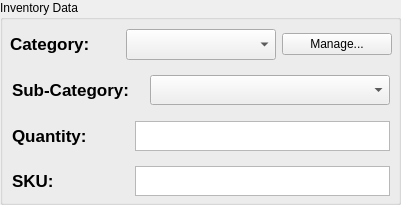
                      <widget class="QGroupBox" name="inventory_group_box">
                       <property name="title">
                        <string>Inventory Data</string>
                       </property>
                       <widget class="QWidget" name="verticalLayoutWidget_9">
                        <property name="geometry">
                         <rect>
                          <x>10</x>
                          <y>29</y>
                          <width>382</width>
                          <height>167</height>
                         </rect>
                        </property>
                        <layout class="QVBoxLayout" name="verticalLayout_10">
                         <item>
                          <layout class="QHBoxLayout" name="horizontalLayout_6">
                           <item>
                            <layout class="QHBoxLayout" name="category_hor_layout">
                             <item>
                              <widget class="QLabel" name="category_label">
                               <property name="maximumSize">
                                <size>
                                 <width>115</width>
                                 <height>30</height>
                                </size>
                               </property>
                               <property name="font">
                                <font>
                                 <pointsize>13</pointsize>
                                 <weight>75</weight>
                                 <bold>true</bold>
                                </font>
                               </property>
                               <property name="text">
                                <string>Category:</string>
                               </property>
                              </widget>
                             </item>
                             <item>
                              <widget class="QComboBox" name="category_combo_box">
                               <property name="minimumSize">
                                <size>
                                 <width>150</width>
                                 <height>0</height>
                                </size>
                               </property>
                               <property name="maximumSize">
                                <size>
                                 <width>200</width>
                                 <height>16777215</height>
                                </size>
                               </property>
                               <property name="font">
                                <font>
                                 <pointsize>14</pointsize>
                                </font>
                               </property>
                              </widget>
                             </item>
                             <item>
                              <widget class="QPushButton" name="manage_category_button">
                               <property name="text">
                                <string>Manage...</string>
                               </property>
                              </widget>
                             </item>
                            </layout>
                           </item>
                          </layout>
                         </item>
                         <item>
                          <spacer name="verticalSpacer_11">
                           <property name="orientation">
                            <enum>Qt::Vertical</enum>
                           </property>
                           <property name="sizeHint" stdset="0">
                            <size>
                             <width>20</width>
                             <height>40</height>
                            </size>
                           </property>
                          </spacer>
                         </item>
                         <item>
                          <layout class="QHBoxLayout" name="category_hor_layout_4">
                           <item>
                            <widget class="QLabel" name="sub_category_label">
                             <property name="maximumSize">
                              <size>
                               <width>130</width>
                               <height>30</height>
                              </size>
                             </property>
                             <property name="font">
                              <font>
                               <pointsize>13</pointsize>
                               <weight>75</weight>
                               <bold>true</bold>
                              </font>
                             </property>
                             <property name="text">
                              <string>Sub-Category:</string>
                             </property>
                            </widget>
                           </item>
                           <item>
                            <widget class="QComboBox" name="sub_category_combo_box">
                             <property name="minimumSize">
                              <size>
                               <width>150</width>
                               <height>30</height>
                              </size>
                             </property>
                             <property name="maximumSize">
                              <size>
                               <width>240</width>
                               <height>16777215</height>
                              </size>
                             </property>
                             <property name="font">
                              <font>
                               <pointsize>14</pointsize>
                              </font>
                             </property>
                            </widget>
                           </item>
                          </layout>
                         </item>
                         <item>
                          <spacer name="verticalSpacer_3">
                           <property name="orientation">
                            <enum>Qt::Vertical</enum>
                           </property>
                           <property name="sizeHint" stdset="0">
                            <size>
                             <width>20</width>
                             <height>40</height>
                            </size>
                           </property>
                          </spacer>
                         </item>
                         <item>
                          <layout class="QHBoxLayout" name="quan_hor_layout">
                           <item>
                            <widget class="QLabel" name="quantity_label">
                             <property name="maximumSize">
                              <size>
                               <width>115</width>
                               <height>30</height>
                              </size>
                             </property>
                             <property name="font">
                              <font>
                               <pointsize>13</pointsize>
                               <weight>75</weight>
                               <bold>true</bold>
                              </font>
                             </property>
                             <property name="text">
                              <string>Quantity:</string>
                             </property>
                             <property name="indent">
                              <number>-1</number>
                             </property>
                            </widget>
                           </item>
                           <item>
                            <widget class="QPlainTextEdit" name="quan_pt_edit">
                             <property name="sizePolicy">
                              <sizepolicy hsizetype="Expanding" vsizetype="Fixed">
                               <horstretch>0</horstretch>
                               <verstretch>0</verstretch>
                              </sizepolicy>
                             </property>
                             <property name="minimumSize">
                              <size>
                               <width>0</width>
                               <height>30</height>
                              </size>
                             </property>
                             <property name="maximumSize">
                              <size>
                               <width>255</width>
                               <height>30</height>
                              </size>
                             </property>
                             <property name="font">
                              <font>
                               <pointsize>14</pointsize>
                              </font>
                             </property>
                             <property name="verticalScrollBarPolicy">
                              <enum>Qt::ScrollBarAlwaysOff</enum>
                             </property>
                             <property name="horizontalScrollBarPolicy">
                              <enum>Qt::ScrollBarAlwaysOff</enum>
                             </property>
                             <property name="plainText">
                              <string/>
                             </property>
                             <property name="backgroundVisible">
                              <bool>false</bool>
                             </property>
                            </widget>
                           </item>
                          </layout>
                         </item>
                         <item>
                          <spacer name="verticalSpacer_4">
                           <property name="orientation">
                            <enum>Qt::Vertical</enum>
                           </property>
                           <property name="sizeHint" stdset="0">
                            <size>
                             <width>20</width>
                             <height>40</height>
                            </size>
                           </property>
                          </spacer>
                         </item>
                         <item>
                          <layout class="QHBoxLayout" name="sku_hor_layout">
                           <item>
                            <widget class="QLabel" name="sku_label">
                             <property name="maximumSize">
                              <size>
                               <width>115</width>
                               <height>30</height>
                              </size>
                             </property>
                             <property name="font">
                              <font>
                               <pointsize>13</pointsize>
                               <weight>75</weight>
                               <bold>true</bold>
                              </font>
                             </property>
                             <property name="text">
                              <string>SKU:</string>
                             </property>
                            </widget>
                           </item>
                           <item>
                            <widget class="QPlainTextEdit" name="sku_pt_edit">
                             <property name="sizePolicy">
                              <sizepolicy hsizetype="Expanding" vsizetype="Fixed">
                               <horstretch>0</horstretch>
                               <verstretch>0</verstretch>
                              </sizepolicy>
                             </property>
                             <property name="minimumSize">
                              <size>
                               <width>0</width>
                               <height>30</height>
                              </size>
                             </property>
                             <property name="maximumSize">
                              <size>
                               <width>255</width>
                               <height>30</height>
                              </size>
                             </property>
                             <property name="font">
                              <font>
                               <pointsize>14</pointsize>
                              </font>
                             </property>
                             <property name="verticalScrollBarPolicy">
                              <enum>Qt::ScrollBarAlwaysOff</enum>
                             </property>
                             <property name="horizontalScrollBarPolicy">
                              <enum>Qt::ScrollBarAlwaysOff</enum>
                             </property>
                             <property name="plainText">
                              <string/>
                             </property>
                             <property name="backgroundVisible">
                              <bool>false</bool>
                             </property>
                            </widget>
                           </item>
                          </layout>
                         </item>
                        </layout>
                       </widget>
                      </widget>
